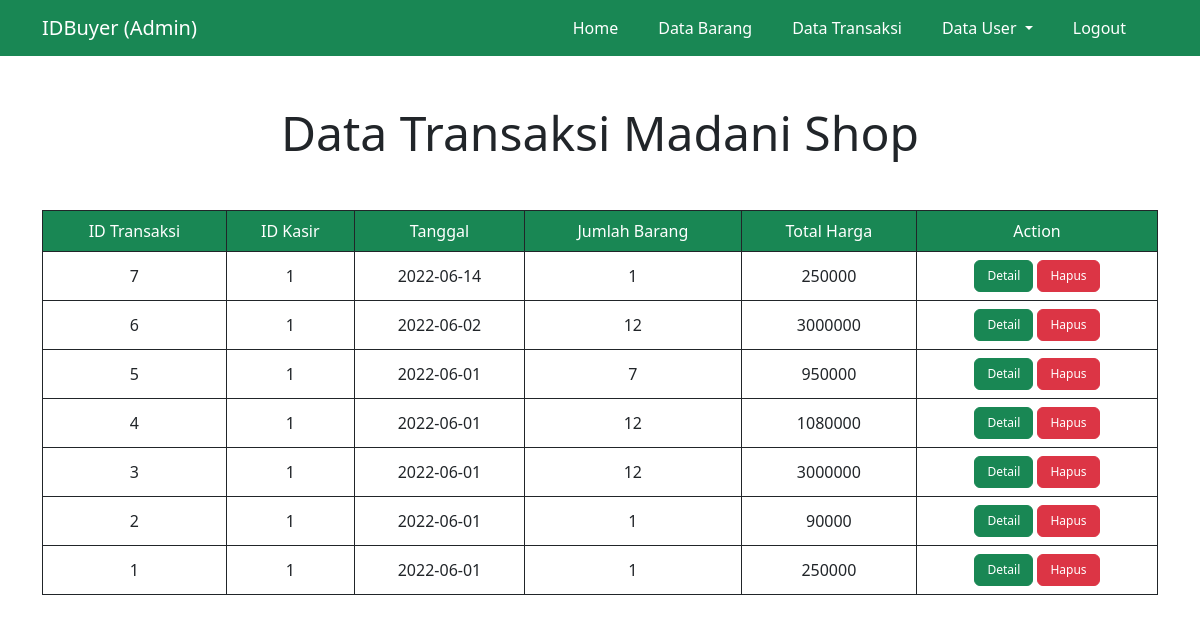
/data-transaksi.php (signed in), run on the app's committed database.
### tables this page shows
CREATE TABLE `transaksi` (
  `idTransaksi` int(10) NOT NULL,
  `idKasir` int(10) NOT NULL,
  `tanggalTransaksi` varchar(250) NOT NULL,
  `jumlahBarang` int(10) NOT NULL,
  `totalHarga` int(10) NOT NULL
);

### functions.php (called while the page is built, shortened)
<?php
$conn = mysqli_connect("localhost", "root", "", "id_buyer");
function querySelect($query){
	global $conn;
	$result = mysqli_query($conn, $query);
	$rows = [];
	if (mysqli_num_rows($result) == 0) {
		return 0;
	}
	else {
		while($row = mysqli_fetch_assoc($result)){
			$rows[] = $row;
		}
		return $rows;
	}
}
?>

### data-transaksi.php (the view, shortened to what this page needs)
<?php
require 'functions.php';
$selectAll = "SELECT * FROM transaksi ORDER BY idTransaksi DESC";
$dataTransaksi = querySelect($selectAll);
?>
<!DOCTYPE html>
<html>
<html lang="en">
<head>
	<link href="bootstrap\css\bootstrap.min.css" rel="stylesheet">
	<link rel="stylesheet" type="text/css" href="css\style.css">
</head>
<body>
	<section>
		<nav class="navbar navbar-expand-lg navbar-dark bg-success">
			<div class="container">
				<span class="navbar-brand">IDBuyer (Admin)</span>
				<div class="collapse navbar-collapse" id="navbarSupportedContent">
					<ul class="navbar-nav ms-auto mb-2 mb-lg-0">
						<li class="nav-item me-4">
							<a class="nav-link active" aria-current="page" href="data-barang.php">Home</a>
						</li>
						<li class="nav-item me-4">
							<a class="nav-link active" aria-current="page" href="data-barang.php">Data Barang</a>
						</li>
						<li class="nav-item me-4">
							<a class="nav-link active" aria-current="page" href="data-transaksi.php">Data Transaksi</a>
						</li>
						<li class="nav-item me-4 dropdown">
							<a class="nav-link active dropdown-toggle" href="#" id="navbarDropdown" role="button" data-bs-toggle="dropdown" aria-expanded="false">
								Data User
							</a>
						</li>
						<li class="nav-item me-4">
							<a class="nav-link active" aria-current="page" href="logout.php">Logout</a>
						</li>
					</ul>
				</div>
			</div>
		</nav>
	</section>
	<div class="jumbotron mt-5 mb-5 text-center">
		<h1 class="display-5">Data Transaksi Madani Shop</h1>
	</div>
	<?php if ($dataTransaksi == 0) { ?>
		<p class="text-center fw-bold">Tidak ada data dalam database.</p>
	<?php } else { ?>
		<div class="container table-responsive justify-content-center">
			<table class="table text-center table-hover table-bordered border-dark">
				<thead class="bg-success" style="color: white;">
					<tr>
						<td scope="col">ID Transaksi</td>
						<td scope="col">ID Kasir</td>
						<td scope="col">Tanggal</td>
						<td scope="col">Jumlah Barang</td>
						<td scope="col">Total Harga</td>
						<td scope="col">Action</td>
					</tr>
				</thead>
				<tbody>
					<?php foreach ($dataTransaksi as $data) : ?>
						<tr class="align-middle">
							<td scope="col"><?php echo $data['idTransaksi']; ?></td>
							<td scope="col"><?php echo $data['idKasir']; ?></td>
							<td scope="col"><?php echo $data['tanggalTransaksi']; ?></td>
							<td scope="col"><?php echo $data['jumlahBarang']; ?></td>
							<td scope="col"><?php echo $data['totalHarga']; ?></td>
							<td scope="col">
								<a href="detail-transaksi.php?idTransaksi=<?php echo $data['idTransaksi']; ?>" style="text-decoration: none;">
									<button class="btn btn-success" type="submit" style="font-size: 12px;">Detail</button>
								</a>
								<a href="hapus-transaksi.php?idTransaksi=<?php echo $data['idTransaksi']; ?>" style="text-decoration: none;" onclick="return confirm('Apakah anda yakin ingin menghapus data transaksi <?php echo $data['idTransaksi']; ?>?')">
									<button class="btn btn-danger" type="submit" style="font-size: 12px;">Hapus</button>
								</a>
							</td>
						</tr>
					<?php endforeach; ?>
				</tbody>
			</table>
		</div>
	<?php } ?>
</body>
</html>

### data on the page
transaksi: idTransaksi "7", idKasir "1", tanggalTransaksi "2022-06-14", jumlahBarang "1", totalHarga "250000"
transaksi: idTransaksi "6", idKasir "1", tanggalTransaksi "2022-06-02", jumlahBarang "12", totalHarga "3000000"
transaksi: idTransaksi "5", idKasir "1", tanggalTransaksi "2022-06-01", jumlahBarang "7", totalHarga "950000"
transaksi: idTransaksi "4", idKasir "1", tanggalTransaksi "2022-06-01", jumlahBarang "12", totalHarga "1080000"
transaksi: idTransaksi "3", idKasir "1", tanggalTransaksi "2022-06-01", jumlahBarang "12", totalHarga "3000000"
transaksi: idTransaksi "2", idKasir "1", tanggalTransaksi "2022-06-01", jumlahBarang "1", totalHarga "90000"
transaksi: idTransaksi "1", idKasir "1", tanggalTransaksi "2022-06-01", jumlahBarang "1", totalHarga "250000"
